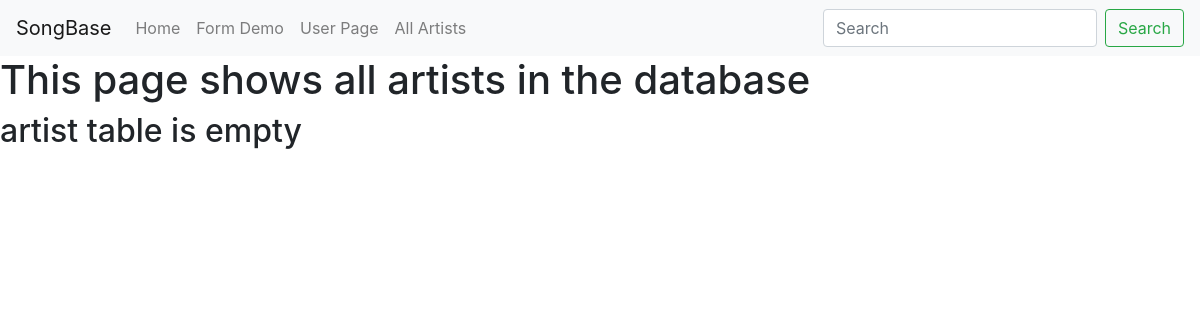
Page /artists on the earlier database version.
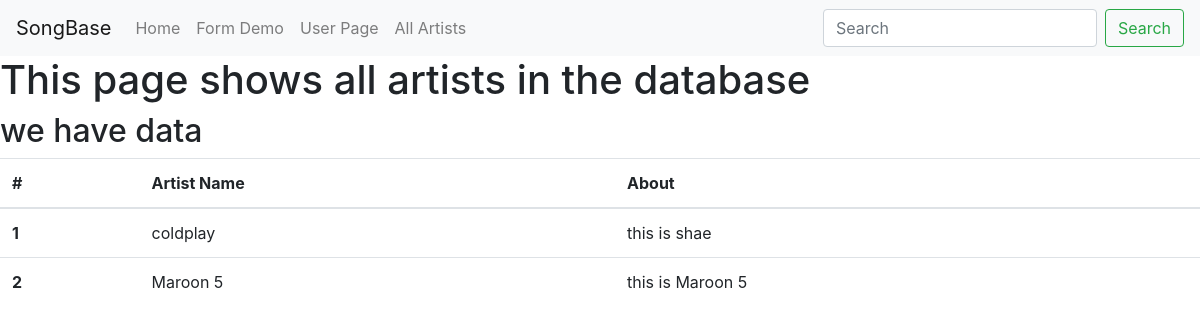
Same page on the later database version.
### songbase.py (models this page shows)
class Artist(db.Model):
    __tablename__ = 'artists'
    id = db.Column(db.Integer, primary_key=True)
    name = db.Column(db.String(64))
    about = db.Column(db.Text)
    songs = db.relationship('Song', backref='artist', cascade="delete")

### songbase.py (the view)
@app.route('/artists')
def all_artists():
    artists = Artist.query.all()
    return render_template('all-artists.html', artists=artists)

### templates/all-artists.html (shortened to what this page needs)
{% extends "base.html" %}
{% block content%}
<h1>This page shows all artists in the database</h1>
{% if artists %}
  <h2>we have data</h2>
  <table class="table">
  <thead>
    <tr>
      <th scope="col">#</th>
      <th scope="col">Artist Name</th>
      <th scope="col">About</th>
    </tr>
  </thead>
  <tbody>
    {% for artist in artists %}
    <tr>
      <th scope="row">{{artist.id}}</th>
      <td>{{artist.name}}</td>
      <td>{{artist.about}}</td>
    </tr>
    {% endfor%}
  </tbody>
</table>
{% else %}
  <h2>artist table is empty</h2>
{% endif %}
{% endblock%}

### templates/base.html (shortened to what this page needs)
<!DOCTYPE html>
<html lang="en" dir="ltr">
<head>
  <link rel="stylesheet" href="https://stackpath.bootstrapcdn.com/bootstrap/4.1.0/css/bootstrap.min.css">
</head>
<body>
  <nav class="navbar navbar-expand-lg navbar-light bg-light">
    <a class="navbar-brand" href="#">SongBase</a>
    <div class="collapse navbar-collapse" id="navbarSupportedContent">
      <ul class="navbar-nav mr-auto">
        <li class="nav-item">
          <a class="nav-link" href="#">Home</a>
        </li>
        <li class="nav-item">
          <a class="nav-link" href="/form">Form Demo</a>
        </li>
        <li class="nav-item">
          <a class="nav-link" href="/users/shae">User Page</a>
        </li>
        <li class="nav-item">
          <a class="nav-link" href="/artists">All Artists</a>
        </li>
      </ul>
      <form class="form-inline my-2 my-lg-0">
        <input class="form-control mr-sm-2" type="search" placeholder="Search" aria-label="Search">
        <button class="btn btn-outline-success my-2 my-sm-0" type="submit">Search</button>
      </form>
    </div>
  </nav>
{% block content %}
{% endblock %}
</body>
</html>

Differences in the rows shown:
added Artist: id "1", name "coldplay", about "this is shae"
added Artist: id "2", name "Maroon 5", about "this is Maroon 5"
Other differences:
text no longer shown: "artist table is empty"
text now shown: "we have data # Artist Name About"
